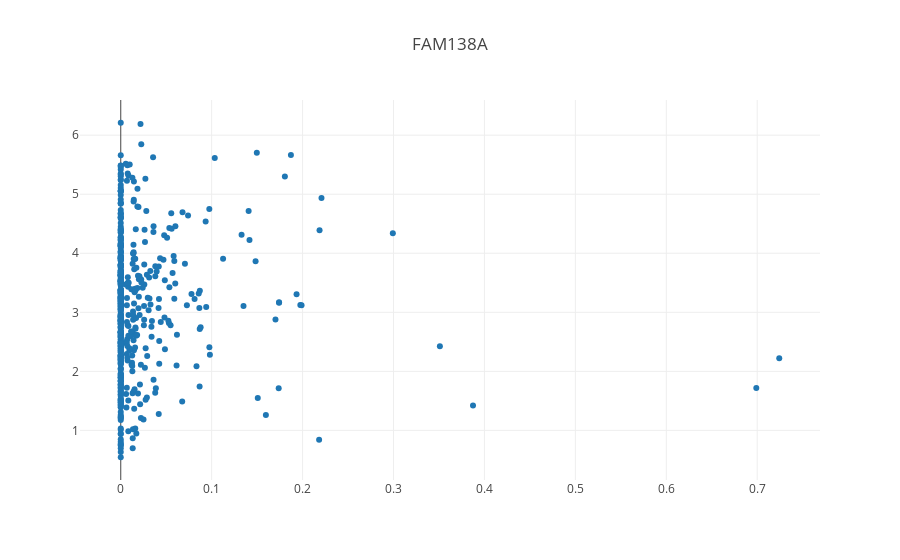

Here is the notebook cell this chart was saved with:
### Markdown cell above
#### The cell below is where you would enter gene name in quotes and it would plot the data points for you:

### Code cell
plot_gene('FAM138A')

### Figure 1 — Plotly figure (JSON) as saved in the notebook; plotly's stock layout.template omitted (floating-point values rounded to 4 significant figures; data arrays with more than 128 entries replaced by an {"elided": "..."} marker saying what was removed)
{"data": [{"mode": "markers", "text": {"elided": "532 str values"}, "type": "scatter", "uid": "5b9c2417-804d-4bea-b1b8-932ace80ff82", "x": {"elided": "532 float values"}, "y": {"elided": "532 str values"}}], "layout": {"title": {"text": "FAM138A"}}}
